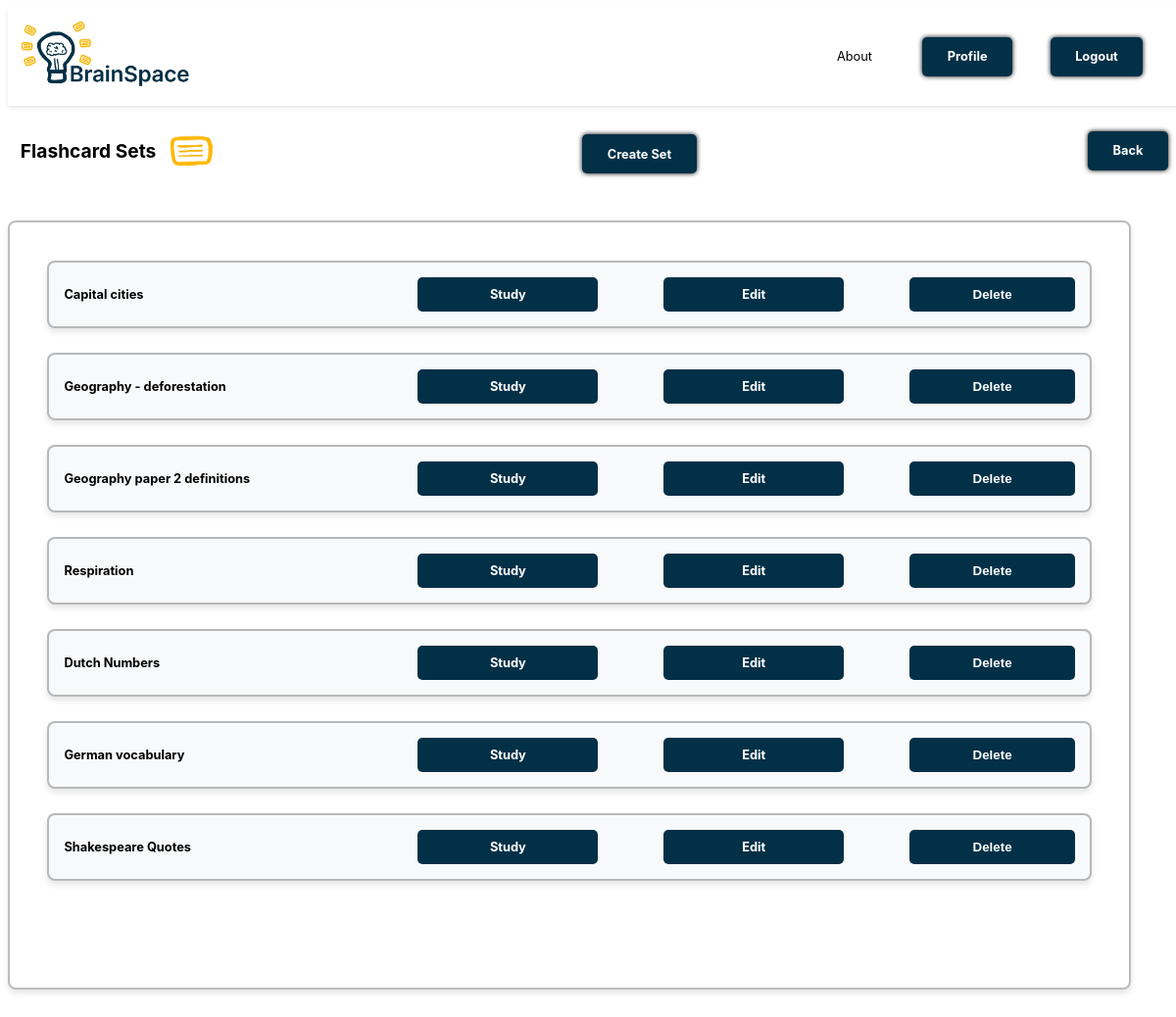
/flashcard_sidebar/ (signed in), run on the app's committed database.
### cards/models.py (models this page shows, shortened)
class FlashcardSet(models.Model):
    user = models.ForeignKey(Profile, on_delete=models.CASCADE, related_name='flashcard_sets')
    name = models.CharField(max_length=255)
    created_at = models.DateTimeField(auto_now_add=True)
    baseline = models.FloatField(default=0)
    quickest_time = models.FloatField(null=True, blank=True)

### cards/views.py (the view)
# urls.py: path('flashcard_sidebar/', views.flashcard_sidebar, name='flashcard_sidebar'),
def flashcard_sidebar(request):
    flashcard_sets = FlashcardSet.objects.filter(user=request.user.profile)
    return render(request, 'cards/flashcard_sidebar.html', {'flashcard_sets': flashcard_sets})

### cards/templates/cards/flashcard_sidebar.html (shortened to what this page needs)
{% extends 'cards/header.html' %}
{% block content %}
{% load static %}
<div class="flashcard-nav-header">
    <div class="flashcard-nav-title">
        <h2>Flashcard Sets</h2>
        <img src="{% static 'images/flashcard.png' %}" alt="flashcard" class="flashcard-img">
    </div>
    <a href="{% url 'create' %}" class="createsetbtn">Create Set</a>
    <a href="{% url 'dashboard' %}" class="loginbtn">Back</a>
</div>
<div class="scrollbox">
    {% for set in flashcard_sets %}
    <div class="flashcard-box">
        <div class="flashcard-title">{{ set.name }}</div>
        <div class="flashcard-buttons">
            <a href="{% url 'study' set.id %}" class="button">Study</a>
            <a href="{% url 'edit' set.id %}" class="button">Edit</a>
            <form action="{% url 'delete' set.id %}" method="post" class="delete-set-form" onsubmit="return confirmDelete();">
                <button type="submit">Delete</button>
            </form>
        </div>
    </div>
    {% endfor %}
</div>
{% endblock %}

### static/css/styles.css (style rules this page uses)
html { font-size: 80%; overflow-x: hidden; }
body { font-family: 'Inter', Arial, sans-serif; height: 100vh; display: flex; flex-wrap: wrap; justify-content: center; }
.loginbtn { display: inline-block; margin: 1rem; padding: 1rem 2rem; background-color: #023047; color: #fff; font-weight: bold; text-decoration: none; border-radius: 5px; text-align: center; box-shadow: #000000 0px 0px 5px; }
.createsetbtn { display: flex; justify-content: right; padding: 1rem 2rem; background-color: #023047; color: #fff; font-weight: bold; text-decoration: none; border-radius: 5px; text-align: center; box-shadow: #000000 0px 0px 5px; float: right; margin-right: 1rem; margin-top: 0.5rem; }
button { display: inline-block; font-weight: bold; padding: 1rem; background-color: #023047; color: #fff; border: none; cursor: pointer; border-radius: 5px; }
.scrollbox { width: 90%; height: 70vh; padding: 3rem; margin-top: 2rem; overflow-y: auto; border: 2px solid #00000043; border-radius: 8px; box-shadow: 0 4px 6px rgba(0, 0, 0, 0.1); }
.badge-shop .header, .flashcard-nav-header { width: 100%; display: flex; align-items: center; justify-content: space-between; padding: 1rem; }
.flashcard-nav-title { display: flex; align-items: center; gap: 10px; }
.flashcard-img { max-width: 4rem; height: auto; display: block; float: left; }
.flashcard-box { display: flex; justify-content: space-between; align-items: center; margin-bottom: 25px; padding: 15px; border: 2px solid #00000043; border-radius: 8px; background-color: #f8f9fa; box-shadow: 0 4px 6px rgba(0, 0, 0, 0.1); width: 100%; box-sizing: border-box; }
.flashcard-buttons { display: flex; gap: 10%; justify-content: space-between; width: 65%; }
.flashcard-buttons .button { display: inline-block; width: 100%; font-weight: bold; padding: 10px; background-color: #023047; color: #fff; border: none; cursor: pointer; border-radius: 5px; text-decoration: none; box-sizing: border-box; text-align: center; }
.flashcard-title { flex: 1; margin-right: 20px; font-weight: bold; text-align: left; }
.delete-set-form { display: inline-block; margin: 0; width: 100%; }
.delete-set-form button { width: 70px; text-align: center; font-weight: bold; width: 100%; padding: 10px; background-color: #023047; color: #fff; border-radius: 5px; cursor: pointer; text-decoration: none; box-sizing: border-box; }

### data on the page
FlashcardSet: name "Capital cities"
FlashcardSet: name "Geography - deforestation"
FlashcardSet: name "Geography paper 2 definitions"
FlashcardSet: name "Respiration"
FlashcardSet: name "Dutch Numbers"
FlashcardSet: name "German vocabulary"
FlashcardSet: name "Shakespeare Quotes"
